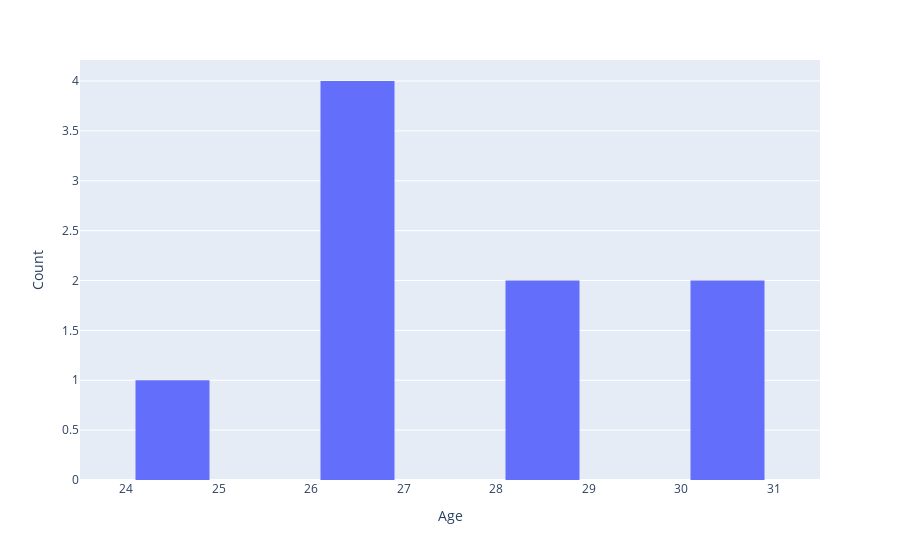

The notebook cell this image was saved under:
### Code cell
#Plotting age distribution for patients who are between 21-30

age_bracket2 = data.query("(Age > 20) and (Age<=30)").reset_index()
print(f"Patients who are between 21-30: {age_bracket2.shape[0]:,}")

fig = px.histogram(age_bracket2, x="Age")
fig.update_layout(yaxis_title='Count', xaxis_title='Age', bargap=0.6)
fig.show()

### Figure 1 — Plotly figure (JSON) as saved in the notebook; plotly's stock layout.template omitted (floating-point values rounded to 4 significant figures)
{"data": [{"alignmentgroup": "True", "bingroup": "x", "hovertemplate": "Age=%{x}<br>count=%{y}<extra></extra>", "legendgroup": "", "marker": {"color": "#636efa", "pattern": {"shape": ""}}, "name": "", "offsetgroup": "", "orientation": "v", "showlegend": false, "type": "histogram", "x": [27, 27, 29, 27, 30, 30, 29, 25, 27], "xaxis": "x", "yaxis": "y"}], "layout": {"bargap": 0.6, "barmode": "relative", "legend": {"tracegroupgap": 0}, "margin": {"t": 60}, "xaxis": {"anchor": "y", "domain": [0, 1], "title": {"text": "Age"}}, "yaxis": {"anchor": "x", "domain": [0, 1], "title": {"text": "Count"}}}}
